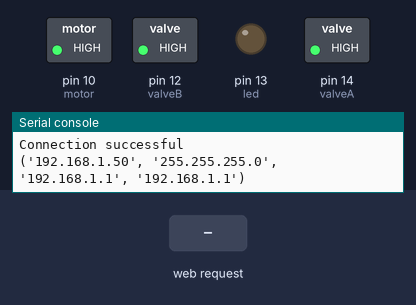
Recording of a program running on a simulated MicroPython board. On the bench: switched loads named in the program (green lamp = pin HIGH), output pins drawn as LEDs (lit = HIGH), the last lines printed to the serial console. The inputs (shaded band) are chosen by the test bench. WiFi joins after 1.5 s.

Above: at 3.7 s.
3.8 s: HTTP request GET /?pump=on received
At 4.2 s:
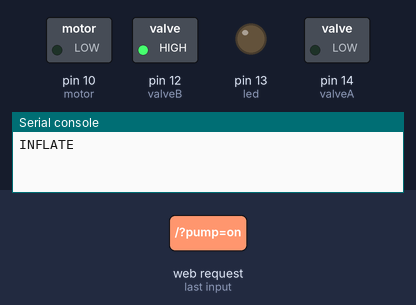
5.3 s: HTTP request GET /?pump=off received
At 6.5 s:
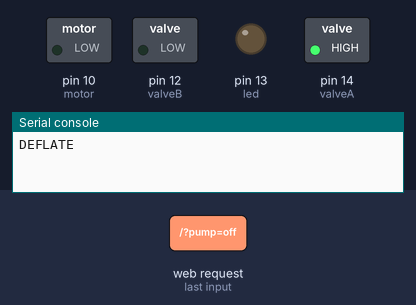
6.8 s: HTTP request GET /?pump=stop received
At 7.7 s:
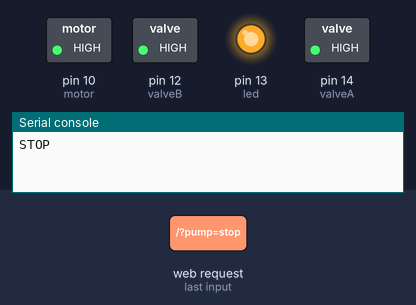
Timing chart, 0 to 9.8 s (numbered marks = the images above; inputs shaded):
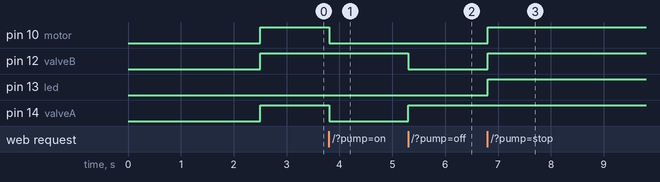

The program:

main.py
```python
def web_page():
  if motor.value() == 1:
    button_render ='<p><a href="/?pump=stop"><button class="button button2">STOP</button></a></p>'
  #elif valveB.value() == 1:
  #""" + button_render + """
  else:
    button_render = '<p><a href="/?pump=on"><button class="button">INFLATE</button></a></p><p><a href="/?pump=off"><button class="button button2">DEFLATE</button></a></p>'

  html = """<html><head> <title>Infatable Cushion</title> <meta name="viewport" content="width=device-width, initial-scale=1"> <link rel="icon" href="data:,"> <style>html{font-family: Helvetica; display: inline-block; margin: 0px auto; text-align: center;}h1{color: #0F3376; padding: 2vh;}p{font-size: 1.5rem;}.button{display: inline-block; background-color: #e7bd3b; border: none; border-radius: 4px; color: white; padding: 16px 40px; text-decoration: none; font-size: 30px; margin: 2px; cursor: pointer;}.button2{background-color: #4286f4;}</style></head><body> <h1>Infatable Cushion</h1> """ + button_render + """</body></html>"""
  return html

s = socket.socket(socket.AF_INET, socket.SOCK_STREAM)
s.bind(('', 80))
s.listen(5)

while True:
  conn, addr = s.accept()
  print('Got a connection from %s' % str(addr))
  request = conn.recv(1024)
  request = str(request)
  print('Content = %s' % request)
  inflate = request.find('/?pump=on')
  deflate = request.find('/?pump=off')
  stop = request.find('/?pump=stop')
  response = web_page()
  conn.send('HTTP/1.1 200 OK\n')
  conn.send('Content-Type: text/html\n')
  conn.send('Connection: close\n\n')
  conn.sendall(response)
  conn.close()
  if inflate == 6:
    print('INFLATE')
    led.value(0)
    motor.value(0)
    valveA.value(0)
    valveB.value(1)

  if deflate == 6:
    print('DEFLATE')
    led.value(0)
    motor.value(0)
    valveA.value(1)
    valveB.value(0)

  if stop == 6:
    print('STOP')
    led.value(1)
    motor.value(1)
    valveA.value(1)
    valveB.value(1)
```

boot.py
```python
try:
  import usocket as socket
except:
  import socket

from machine import Pin
import network

import esp
esp.osdebug(None)
import time
import gc
gc.collect()

ssid = 'REPLACE_WITH_YOUR_SSID'
password = 'REPLACE_WITH_YOUR_PASSWORD'

station = network.WLAN(network.STA_IF)

station.active(True)
station.connect(ssid, password)

while station.isconnected() == False:
  pass

print('Connection successful')
print(station.ifconfig())

led = Pin(13, Pin.OUT)
motor = Pin(10, Pin.OUT)
valveA = Pin(14, Pin.OUT)
valveB = Pin(12, Pin.OUT)

led.value(0)
motor.value(0)
valveA.value(0)
valveB.value(0)
time.sleep(1)
led.value(0)
motor.value(1)
valveA.value(1)
valveB.value(1)
```

Measured:
- after the input at 3.8 s, pin 10 (motor), pin 14 (valveA): HIGH → LOW at once
- after the input at 5.3 s, pin 12 (valveB): HIGH → LOW at once; pin 14 (valveA): LOW → HIGH at once
- after the input at 6.8 s, pin 10 (motor), pin 12 (valveB), pin 13 (led): LOW → HIGH at once
